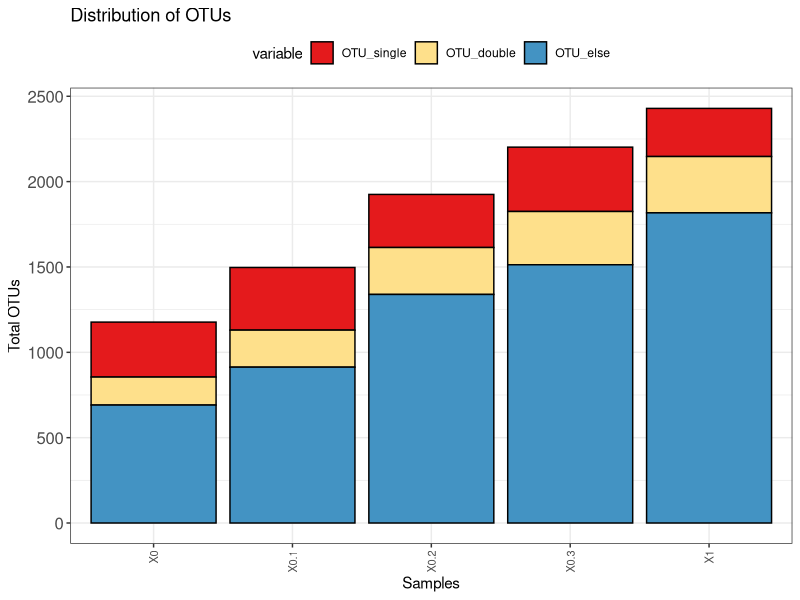
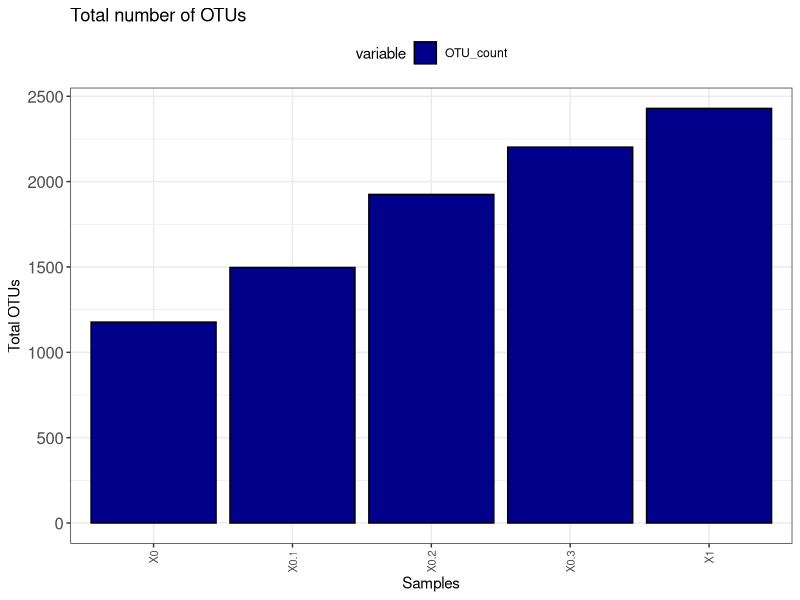
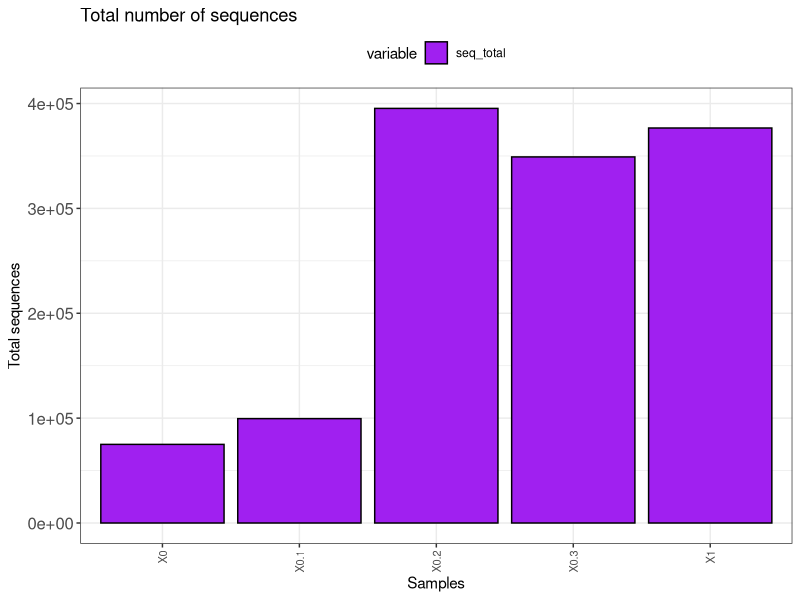
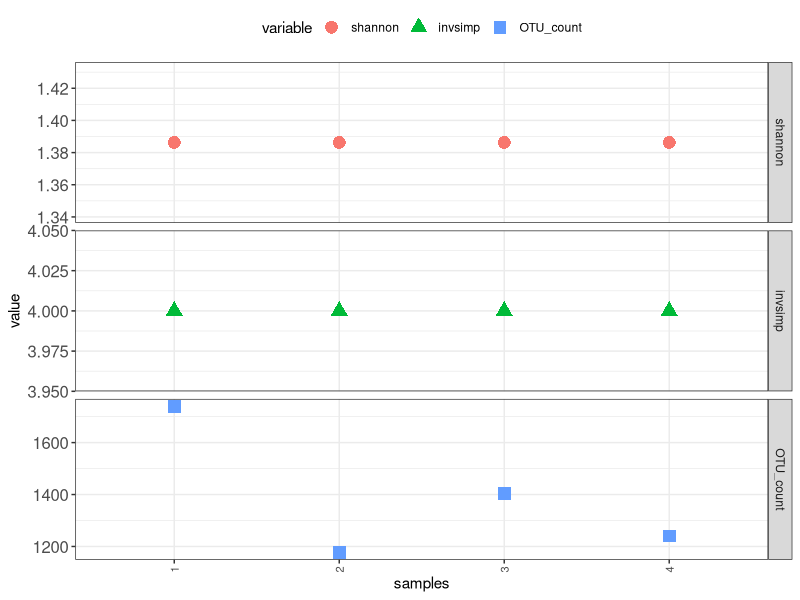
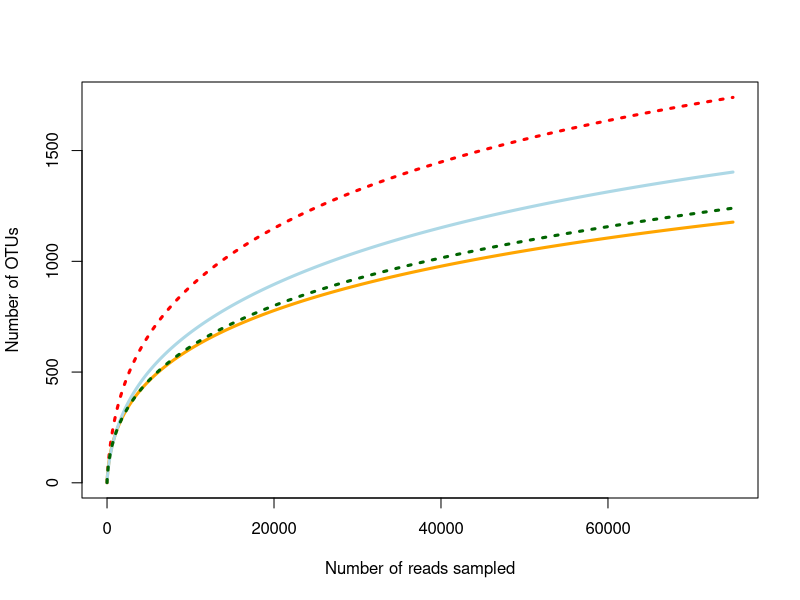

The R script that drew these images, in order: (Note: this script raises an error after producing the figures.)

#Load required libraries
library(reshape2)
library(ggplot2)
library(vegan)
library(plyr)

#Import OTU table
count<-read.table('V4_OTUtable_test.txt', sep="\t",header=TRUE, skip=1, comment.char = "")
# quick view:
colnames(count)[1]<-"OTU.ID"
head(count) #make sure samples are column names and OTU.IDs (from PR2) are row names
dim(count) #V4_OTUtable_test.txt should be 6138 rows and 7 columns


##Get quick stats of OTU results
length(count$OTU.ID) #Total number of OTUs generated
colsum<-apply(count[2:6],2,sum) #Colums 2:5 are my sample colums
colsum #number of sequences per sample

##Filter out OTUs with only 1 sequence in the whole dataset (global singletons)
rowsum<-apply(count[2:6],1,sum) #remove global singletons.
count.no1 = count[ rowsum>1, ]  #count.no1 = OTU table without global singletons
dim(count)[1] - dim(count.no1)[1] #Outputs the number of OTUs (total) lost in this step

#Isolate only count colums
counts_only<-count.no1[2:6]
seq_total<-apply(counts_only,2,sum) #number of sequences per sample
OTU_count<-colSums(counts_only>0) #total number of OTUs
OTU_single<-colSums(counts_only==1) #Number of singleton OTUs
OTU_double<-colSums(counts_only==2) #Number of doubleton OTUs
OTU_else<-colSums(counts_only>2) #Number of OTUs with more than 2 sequences

sample_info<-data.frame(seq_total,OTU_count,OTU_single,OTU_double,OTU_else)# Compile
head(sample_info) #dataframe with OTU stats per sample
# write.csv(sample_info, file="OTUstats.csv") #Option to write out to table

#Plot it
sample_info$samples<-row.names(sample_info)
allM<-melt(sample_info) #Melt to long format
allM$Figure<-"Sequences"
allM$Figure[allM$variable == "OTU_count"]<-"Total OTUs"
otudist<-c("OTU_single", "OTU_double", "OTU_else")
allM$Figure[allM$variable %in% otudist]<-"Breakdown of OTUs"
#head(allM)


#Basic bar plot
bar_stats<- ggplot(allM, aes(x=samples, y=value, fill=variable))+geom_bar(stat="identity",position="stack",color="black")+theme_bw()+theme(axis.text.x = element_text(angle = 90,hjust=1,vjust=0.5,size=8),axis.text.y=element_text(size=12),legend.position = "top")

bar_stats %+% subset(allM, Figure %in% "Breakdown of OTUs")+labs(title="Distribution of OTUs",x="Samples", y="Total OTUs")+scale_fill_manual(values=c("#e41a1c","#fee08b","#4393c3"))
bar_stats %+% subset(allM, Figure %in% "Total OTUs")+labs(title="Total number of OTUs",x="Samples", y="Total OTUs")+scale_fill_manual(values=c("darkblue"))
bar_stats %+% subset(allM, Figure %in% "Sequences")+labs(title="Total number of sequences",x="Samples", y="Total sequences")+scale_fill_manual(values=c("purple"))

#save(counts_only, count.no1, allM, file="Checkpoint1_PrelimFigs.RData") #Optional save R objects
#load("Checkpoint1_PrelimFigs.RData",verbose=T) #Option to load R objects from previous

#Based on the total number of sequences in each sample.
count.no1$Sample_2<-NULL
head(count.no1[1:3,])

# Randomly subsample data
#Assign row names as OTU IDs
row.names(count.no1)<-count.no1$OTU.ID
#Isolate only columns with data
keep<-count.no1[2:5];head(keep)
sub<-min(colSums(keep)); sub #sub =total number of sequences that is fewest among all samples

#Requires vegan library
rare <- rrarefy(t(keep), sub) #Randomly subsamples data so that all sample have the same number of sequences
subsampled<-as.data.frame(t(rare))
colSums(subsampled) #all should be equal to sub (in test data, n=99,530)

# Perform centered log-ratio normalization:
# library(compositions)
# df_clr<-as.data.frame(clr(keep))
## Also look into DESeq for additional options for normalization

#Calculate alpha diversity

#diversity measurement that accounts for both abundance and evenness of the species present (both evenness and richness). proportion of species relative to the total multiplied by the ln of the proportion
shannon<-diversity(subsampled,index="shannon",2)
#evennes in the community
invsimp<-diversity(subsampled,index="invsimpson",2)

OTU_count<-colSums(subsampled>0) #to evaluate species richness
alpha<-data.frame(shannon,invsimp,OTU_count) #combine measurements
head(alpha)

alpha$samples<-row.names(alpha)
alpha.m<-melt(alpha)
head(alpha.m)

ggplot(alpha.m, aes(x=samples, y=value, fill=variable, shape=variable))+geom_point(size=4, aes(color=variable))+facet_grid(variable~.,scales="free")+theme_bw()+theme(axis.text.x = element_text(angle = 90,hjust=1,vjust=0.5,size=8),axis.text.y=element_text(size=12),legend.position = "top")

# Use the subsampled data
head(subsampled[1:3,])

tmp<-subsampled[1:4] #select only numerics
curve_in<-as.data.frame(t(tmp)) # transpose

# graph parameters:
colors<-c("red", "orange", "lightblue", "darkgreen")
linetype<-c("dotted", "solid", "solid", "dotted")

rarefac<-rarecurve(curve_in, step=20, lwd=3, col=colors, lty=linetype, label=F, xlab="Number of reads sampled", ylab="Number of OTUs")

#head(count.no1) #original data, has OTU and taxonomy information
#head(subsampled) #subsampled data for analysis
key<-count.no1[c(1,6)] #OTU ID to taxonomy key
subsampled$OTU.ID<-row.names(subsampled)
head(key)

#Get taxonomic information (by OTU.ID) back on subsampled data
count.subsampled<-join(subsampled, count.no1[c(1,6)], by="OTU.ID", type="left", match="first")
head(count.subsampled[1:3,]); dim(count.subsampled)

#This is specific to the PR2 database. 
#Depending on your scientific question, you will need to review the taxonomic grouping
#Function, makes a simplifed "Taxa" column based on PR2 output

pr2_rename_taxa<-function(df){
  library(reshape2)
  split<-colsplit(df$taxonomy, "; ", c("Level1","Level2","Level3","Level4","Level5","Level6", "Level7","Level8","Level9", "Level10", "Level11", "Level12"))
  split[ is.na(split) ] = "XXX"
  split[ split == "" ] = "XXX"
  split$Taxa<-"Other/unknown"
  split$Taxa[split$Level1 == "No blast hit"]="No blast hit"
  split$Taxa[split$Level1 == "Unassigned"]="Unassigned"
  split$Taxa[split$Level1 == "None"]="None"
  split$Taxa[split$Level2=="Amoebozoa"]="Amoebozoa"
  split$Taxa[split$Level2=="Apusozoa"]="Other/unknown"
  split$Taxa[split$Level2=="Eukaryota_X"]="Other/unknown"
  split$Taxa[split$Level2=="Eukaryota_Mikro"]="Other/unknown"
  split$Taxa[split$Level2=="Stramenopiles"]="Stramenopiles-Other"
  split$Taxa[split$Level2=="Alveolata"]="Alveolates-Other"
  split$Taxa[split$Level2=="Opisthokonta"]="Opisthokonts-Other"
  split$Taxa[split$Level2=="Archaeplastida"]="Archaeplastids-Other"
  split$Taxa[split$Level2=="Excavata"]="Excavates"
  split$Taxa[split$Level2=="Rhizaria"]="Rhizaria-Other"
  split$Taxa[split$Level2=="Hacrobia"]="Other/unknown"
  split$Taxa[split$Level3=="Haptophyta"]="Haptophytes"
  split$Taxa[split$Level3=="Fungi"]="Opisthokont-Fungi"
  split$Taxa[split$Level3=="Metazoa"]="Opisthokont-Metazoa"
  split$Taxa[split$Level3=="Foraminifera"]="Rhizaria-Foraminifera"
  split$Taxa[split$Level3=="Dinophyta"]="Alveolates-Dinoflagellates"
  split$Taxa[split$Level4=="Syndiniales"]="Alveolates-Syndiniales"
  split$Taxa[split$Level3=="Cryptophyta"]="Cryptophytes"
  split$Taxa[split$Level3=="Ciliophora"]="Alveolates-Ciliates"
  split$Taxa[split$Level3=="Chlorophyta"]="Archaeplastids-Chlorophytes"
  split$Taxa[split$Level3=="Cercozoa"]="Rhizaria-Cercozoa"
  split$Taxa[split$Level4=="Acantharea"]="Rhizaria-Acantharia"
  split$Taxa[split$Level4=="Chrysophyceae-Synurophyceae"]="Stramenopiles-Chrysophytes"
  split$Taxa[split$Level4=="Pelagophyceae"]="Stramenopiles-Pelagophytes"
  split$Taxa[split$Level4=="Bacillariophyta"]="Stramenopiles-Diatoms"
  split$Taxa[split$Level4=="MAST"]="Stramenopiles-MAST"
  split$Taxa[split$Level4=="Polycystinea"]="Rhizaria-Polycystines"
  split$Taxa[split$Level4=="RAD-C"]="Rhizaria-RAD (A,B,C)"
  split$Taxa[split$Level4=="RAD-B"]="Rhizaria-RAD (A,B,C)"
  split$Taxa[split$Level4=="RAD-A"]="Rhizaria-RAD (A,B,C)"
  return(split)
} 
newtax<-pr2_rename_taxa(count.subsampled)
unique(newtax$Taxa) #Simplified taxonomic group naming schematic
data_binned<-data.frame(count.subsampled, newtax) 

data.m<-melt(data_binned) #melt
#head(data.m)
data.agg<-aggregate(data.m$value, by=list(Taxa=data.m$Taxa,Samples=data.m$variable),sum) #sum sequences by taxonomic group
# save(data.agg, data.m, data_binned, file="Checkpoint2_PrelimFigs.Rdata")

tax_order=c("Alveolates-Ciliates","Alveolates-Dinoflagellates","Alveolates-Syndiniales","Alveolates-Other","Archaeplastids-Chlorophytes","Archaeplastids-Other","Cryptophytes","Excavates","Haptophytes","Rhizaria-Acantharia","Rhizaria-Cercozoa","Rhizaria-Polycystines","Rhizaria-RAD (A,B,C)","Stramenopiles-Diatoms","Stramenopiles-Pelagophytes","Stramenopiles-MAST","Stramenopiles-Chrysophytes","Stramenopiles-Other","Opisthokont-Fungi","Opisthokont-Metazoa","Opisthokonts-Other","Other/unknown","Unassigned")
tax_color=c("#800026","#cb181d","#e7298a","#df65b0","#fc4e2a","#fd8d3c","#fed976","#c7e9b4","#7fcdbb","#41ae76","#238b45","#006d2c","#00441b","#c6dbef","#6baed6","#1d91c0","#225ea8","#253494","#081d58","#54278f","#8c510a","#bf812d","#dfc27d")
names(tax_color)<-tax_order
data.agg$tax<-factor(data.agg$Taxa, levels=rev(tax_order)) #factoring
head(data.agg)

#Bar plot of community composition
ggplot(data.agg[order(data.agg$tax),], aes(y=x,fill=tax,x=Samples))+
    geom_bar(position = "fill", stat = "identity", color="black",aes(fill=tax))+
    scale_fill_manual(values=tax_color)+
    labs(title="", x="",y="Relative abundance of reads")+
    theme_bw()+
    theme(legend.position="right",axis.text.x = element_text(angle=45, hjust=1,vjust=1,color="black"))

# We can plot this again, but look at total abundance of only diatoms
# Changed position="stack" and set plot equal to "barplot"
barplot<-ggplot(data.agg[order(data.agg$tax),], aes(y=x,fill=tax,x=Samples))+
    geom_bar(position = "stack", stat = "identity", color="black",aes(fill=tax))+
    scale_fill_manual(values=tax_color)+
    labs(title="", x="",y="Total reads")+
    theme_bw()+
    theme(legend.position="right",axis.text.x = element_text(angle=45, hjust=1,vjust=1,color="black"))
# select only diatoms to plot:
barplot %+% subset(data.agg, tax %in% "Stramenopiles-Diatoms")
# Repeate but with all stramenopiles:
stram<-c("Stramenopiles-Diatoms", "Stramenopiles-MAST","Stramenopiles-Pelagophytes", "Stramenopiles-Chrysophytes")
barplot %+% subset(data.agg, tax %in% stram)

# Area plot
# make sure to use "as.numeric" for the x-axis
# note that the x-axis automatically changes to 1-4. 
# Ideally, re-label ahead of ploting
plot_area_sub<-ggplot(data.agg[order(data.agg$tax),], aes(y=x,fill=tax,order=tax))+ 
  geom_area(aes(fill= tax,x=as.numeric(Samples), color=tax), position = "fill", stat = "identity")+
  scale_color_manual(values=tax_color)+
  scale_fill_manual(values=tax_color)+
  labs(title="", x="",y="Relative abundance of reads")+
  theme(legend.position="right",legend.title = element_blank(),plot.title=element_text(hjust = 0,face='bold',size=20))+
  theme(panel.grid.minor = element_blank(),panel.background = element_blank(),strip.background = element_blank(), axis.text.x = element_text(angle=45,hjust = 1,vjust = 1, color = "black"), axis.text.y=element_text(color="black"))+
  theme(panel.grid.major = element_blank(), panel.grid.minor = element_blank(),panel.background = element_blank())+
  theme(panel.border = element_blank(), axis.line = element_line())+
  scale_y_continuous(expand = c(0, 0)) 
plot_area_sub

# use subsampled data
head(subsampled[1:2,])
num_only<-subsampled[1:4] # select numerics only

# Again (since re removed Sample 2) remove whole rows that equal zero
rowsum<-apply(num_only,1,sum)
num_only_no0 = num_only[ rowsum>0, ]
dim(num_only_no0)

# Normalize by calculating relative abundance
#tmp<-num_only_no0[1:200,] # take the top 200 OTUs (to reduce run time of NMDS for this tutorial)
relabun <- decostand(num_only_no0, MARGIN=2, method = "total")
colSums(relabun) # check! should all equal 1.
t.relabun<-t(relabun) # transform

# Cluster dendrogram:
cluster<-hclust(dist(t.relabun), method="average")
plot(cluster)

# Calculate MDS with Bray-Curtis dissimilarity matrix
NMDS=metaMDS(t.relabun,distance="bray",k=2)
# Because this is trial data, an error will be reported. This should not happen with larger datasets
#head(NMDS$points)
#head(NMDS$stress)
#stressplot(NMDS)
# Note that this approach will generate positions of samples (communities) in a multidimensional space using a reduced number of dimensions (2) for visualization purposes.

# Basic option to plot:
plot(NMDS)
orditorp(NMDS,display="sites",col="blue") #label samples
#black circles are the OTUs

# Alternatively, you can extract the points for each sample and plot using ggplot2
NMDS_pts <- NMDS$points[1:nrow(NMDS$points),]
NMDS_pts<-as.data.frame(NMDS_pts)
NMDS_pts$Sample<-row.names(NMDS_pts)
# head(NMDS_pts)

NMDS_plot <- ggplot(NMDS_pts, aes(x = MDS1, y = MDS2, shape=Sample, fill=Sample), color="black") + 
    geom_point(size=6,aes(fill=Sample)) + 
    theme_bw() +
    scale_shape_manual(values = c(21,22,21,22))+scale_fill_manual(values=c("red","red", "black", "black"))
NMDS_plot
